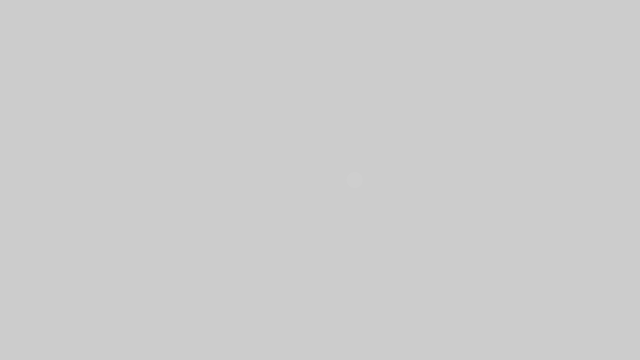
Frame 1 (no input)
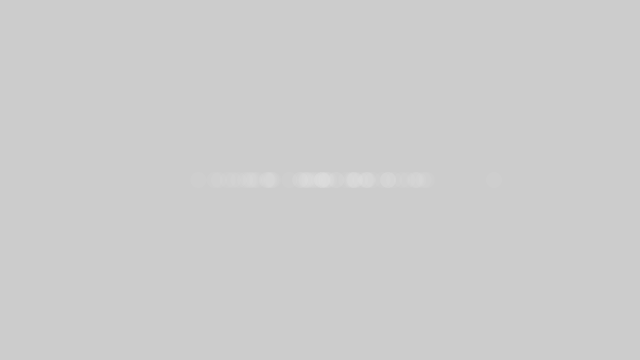
Frame 60 (the mouse pressed at the canvas centre just before this capture)
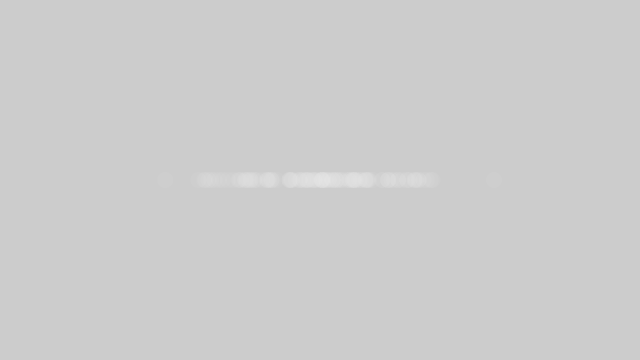
Frame 120 (the mouse held since frame 60 and released just before this capture)

The Processing sketch that drew these frames (run headless with seeded random() and noise(); from frame 60 on, the mouse is pressed at the canvas centre):

// Processing sketch: Gaussian_Distr_1_4
// ── Gaussian_Distr_1_4.pde
import java.util.Random;

Random generator;

void setup() {
  size(640,360);
  generator = new Random();
}

void draw() {
  float num = (float) generator.nextGaussian();
  float sd = 60;
  float mean = 320;
  
  float x = sd * num + mean;
  
  noStroke();
  fill(255,10);
  ellipse(x,180,16,16);
}
